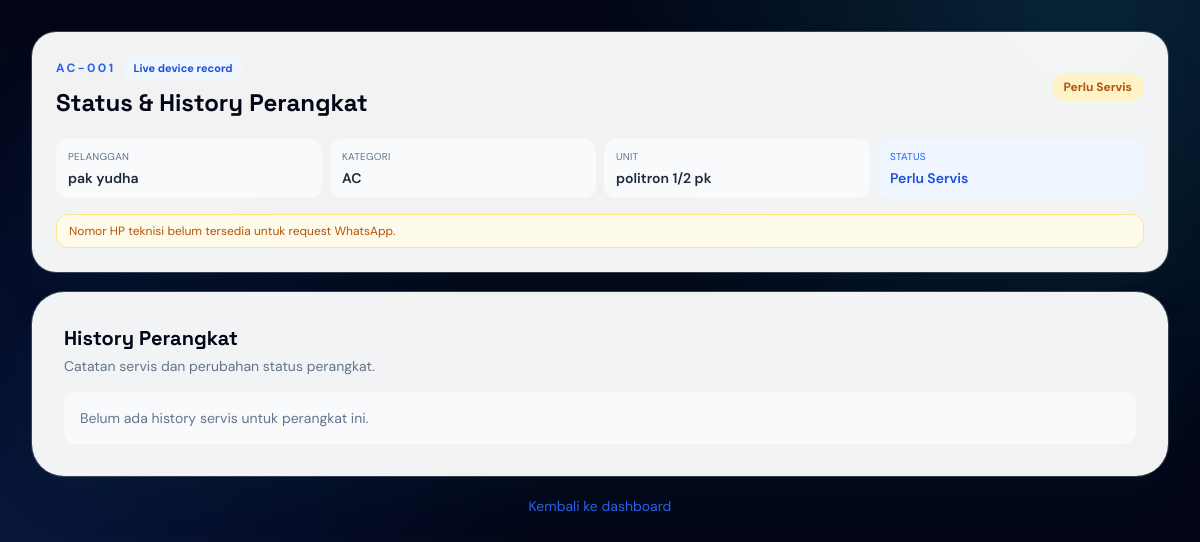
The page /unit/AC-001 on the database as committed earlier.
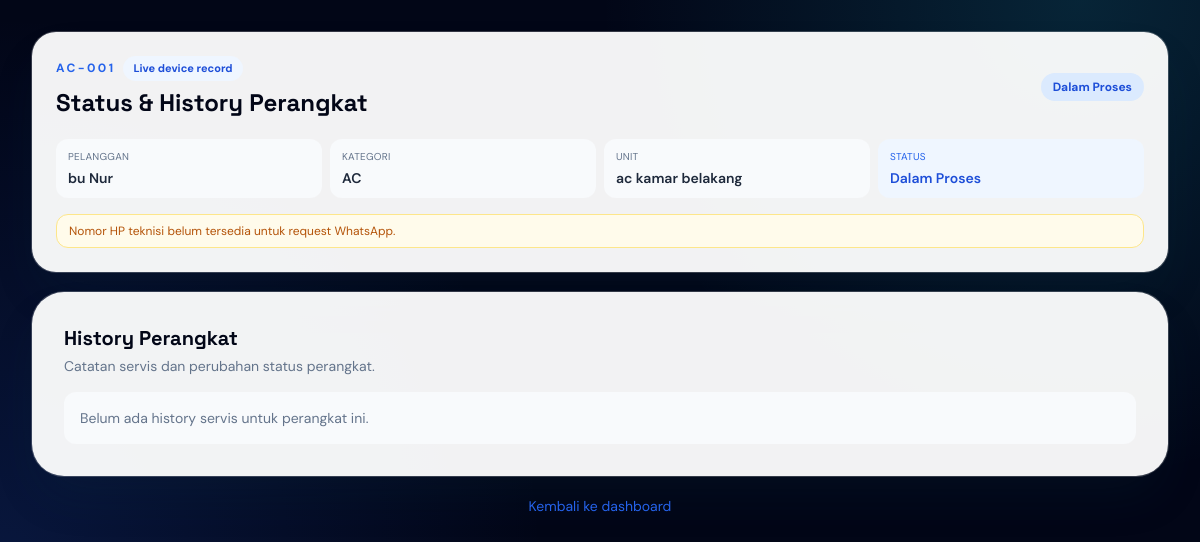
The same page on the database as committed later.
### tables this page shows
CREATE TABLE unit_servis (
            id INTEGER PRIMARY KEY AUTOINCREMENT,
            kode_unik TEXT UNIQUE,
            nama_pelanggan TEXT NOT NULL,
            no_hp TEXT,
            mode TEXT NOT NULL,
            unit TEXT NOT NULL,
            status TEXT NOT NULL,
            tgl_servis TEXT,
            tgl_next_servis TEXT
        );

### main.py (the view)
@app.get("/unit/{kode_unik}")
def lihat_unit(request: Request, kode_unik: str):
    conn = get_db_connection()
    unit = conn.execute("SELECT * FROM unit_servis WHERE kode_unik = ?", (kode_unik,)).fetchone()
    history = []
    foto_history = {}
    alamat_pelanggan = ""
    teknisi_phone = ""
    if unit:
        history = conn.execute(
            "SELECT * FROM history_servis WHERE unit_id = ? ORDER BY tanggal DESC, id DESC",
            (unit["id"],),
        ).fetchall()
        customer = conn.execute(
            "SELECT alamat FROM pelanggan WHERE lower(nama) = lower(?)",
            (unit["nama_pelanggan"],),
        ).fetchone()
        alamat_pelanggan = customer["alamat"] if customer and customer["alamat"] else "Belum ada alamat"
        if history:
            serviced_by = conn.execute(
                "SELECT no_hp FROM profil_teknisi WHERE username = ? OR username = ? LIMIT 1",
                (history[0]["nama_teknisi"], TECHNICIAN_USERNAME),
            ).fetchone()
            teknisi_phone = normalize_phone(serviced_by["no_hp"] if serviced_by else "")
        foto_rows = conn.execute(
            "SELECT history_id, jenis, nama_file FROM history_foto WHERE history_id IN (SELECT id FROM history_servis WHERE unit_id = ?)",
            (unit["id"],),
        ).fetchall()
        for foto in foto_rows:
            foto_history.setdefault(foto["history_id"], {}).setdefault(foto["jenis"], []).append(foto["nama_file"])
        for item in history:
            foto_history.setdefault(item["id"], {})
            if item["foto_before"] and not foto_history[item["id"]].get("before"):
                foto_history[item["id"]]["before"] = [item["foto_before"]]
            if item["foto_after"] and not foto_history[item["id"]].get("after"):
                foto_history[item["id"]]["after"] = [item["foto_after"]]
    conn.close()
    if not unit:
        return templates.TemplateResponse(
            request=request,
            name="aksi.html",
            context={"judul": "Perangkat Tidak Ditemukan", "pesan": "Kode QR tidak terdaftar.", "dashboard_url": get_dashboard_url(request)},
            status_code=404
        )
    request_text = (
        "Halo Teknisi, saya ingin request servis.\n"
        f"Nama pelanggan: {unit['nama_pelanggan']}\n"
        f"Alamat: {alamat_pelanggan}\n"
        f"Perangkat: {unit['unit']} ({unit['kode_unik']})\n"
        "Request servis: "
    )
    request_url = f"https://wa.me/{teknisi_phone}?text={quote(request_text)}" if teknisi_phone else None
    return templates.TemplateResponse(
        request=request,
        name="unit.html",
        context={
            "unit": unit,
            "history": history,
            "foto_history": foto_history,
            "is_teknisi": get_session_role(request) == "teknisi",
            "reminder": reminder_text(history[0]["servis_selanjutnya"] if history else None),
            "dashboard_url": get_dashboard_url(request),
            "request_url": request_url,
            "teknisi_phone_available": bool(teknisi_phone),
        },
    )

### templates/unit.html (shortened to what this page needs)
<!DOCTYPE html>
<html lang="id">
<head>
    <script src="https://cdn.tailwindcss.com"></script>
</head>
<body class="min-h-screen bg-slate-950 p-4 text-slate-900 md:p-8" style="font-family: 'DM Sans', sans-serif; background-image: radial-gradient(circle at 90% 0%, rgba(34,211,238,.15), transparent 30rem), radial-gradient(circle at 0% 70%, rgba(37,99,235,.18), transparent 34rem);">
    <main class="mx-auto max-w-6xl space-y-5">
        <section class="rounded-[1.5rem] bg-white/95 p-5 shadow-2xl shadow-cyan-950/20 ring-1 ring-white/20 md:p-6">
            <div class="flex flex-wrap items-center justify-between gap-3">
                <div class="min-w-0">
                    <div class="flex flex-wrap items-center gap-2">
                        <p class="text-xs font-bold uppercase tracking-[0.2em] text-blue-600">{{ unit.kode_unik }}</p>
                        <span class="rounded-full bg-blue-50 px-2.5 py-1 text-[11px] font-bold text-blue-700">Live device record</span>
                    </div>
                    <h1 class="mt-1.5 truncate text-xl font-bold text-slate-950 md:text-2xl" style="font-family: 'Space Grotesk', sans-serif;">Status &amp; History Perangkat</h1>
                </div>
                <span class="rounded-full px-3 py-1.5 text-xs font-bold {% if unit.status == 'Selesai' %}bg-emerald-100 text-emerald-700{% elif unit.status == 'Dalam Proses' %}bg-blue-100 text-blue-700{% else %}bg-amber-100 text-amber-700{% endif %}">{{ unit.status }}</span>
            </div>
            <div class="mt-5 grid grid-cols-2 gap-2 sm:grid-cols-4">
                <div class="rounded-xl bg-slate-50 px-3 py-2.5"><p class="text-[10px] uppercase tracking-wide text-slate-500">Pelanggan</p><p class="mt-1 truncate text-sm font-semibold text-slate-800">{{ unit.nama_pelanggan }}</p></div>
                <div class="rounded-xl bg-slate-50 px-3 py-2.5"><p class="text-[10px] uppercase tracking-wide text-slate-500">Kategori</p><p class="mt-1 truncate text-sm font-semibold text-slate-800">{{ unit.mode }}</p></div>
                <div class="rounded-xl bg-slate-50 px-3 py-2.5"><p class="text-[10px] uppercase tracking-wide text-slate-500">Unit</p><p class="mt-1 truncate text-sm font-semibold text-slate-800">{{ unit.unit }}</p></div>
                <div class="rounded-xl bg-blue-50 px-3 py-2.5"><p class="text-[10px] uppercase tracking-wide text-blue-600">Status</p><p class="mt-1 truncate text-sm font-semibold text-blue-700">{{ unit.status }}</p></div>
            </div>
            <div class="mt-4">
                {% if request_url %}
                <a href="{{ request_url }}" target="_blank" rel="noopener" class="inline-flex items-center gap-2 rounded-xl bg-emerald-600 px-3.5 py-2.5 text-sm font-semibold text-white shadow-lg shadow-emerald-600/20 transition hover:-translate-y-0.5 hover:bg-emerald-700">Request Servis via WhatsApp &#8594;</a>
                <p class="mt-1.5 text-xs text-slate-500">Pesan dikirim ke teknisi pada history terbaru.</p>
                {% else %}
                <p class="rounded-xl border border-amber-200 bg-amber-50 px-3 py-2 text-xs text-amber-700">Nomor HP teknisi belum tersedia untuk request WhatsApp.</p>
                {% endif %}
            </div>
        </section>
        <section class="rounded-[2rem] bg-white/95 p-6 shadow-2xl shadow-cyan-950/20 ring-1 ring-white/20 md:p-8">
            <div class="flex items-center justify-between gap-4 mb-4">
                <div>
                    <h2 class="text-xl font-bold text-slate-950" style="font-family: 'Space Grotesk', sans-serif;">History Perangkat</h2>
                    <p class="text-sm text-slate-500 mt-1">Catatan servis dan perubahan status perangkat.</p>
                </div>
            </div>
            {% if history %}
            <div class="overflow-x-auto">
                <table class="w-full min-w-[760px] overflow-hidden text-left text-sm">
                    <thead class="border-b border-slate-200 bg-slate-50 text-xs uppercase tracking-wide text-slate-500">
                        <tr>
                            <th class="px-3 py-3 font-semibold">Tanggal</th>
                            <th class="px-3 py-3 font-semibold">Item Servis</th>
                            <th class="px-3 py-3 font-semibold">Before</th>
                            <th class="px-3 py-3 font-semibold">After</th>
                            <th class="px-3 py-3 font-semibold">Nama Teknisi</th>
                            <th class="px-3 py-3 font-semibold">Servis Selanjutnya</th>
                            {% if is_teknisi %}<th class="px-3 py-3 font-semibold">Aksi</th>{% endif %}
                        </tr>
                    </thead>
                    <tbody class="divide-y divide-slate-100">
                        {% for item in history %}
                        <tr class="align-top">
                            <td class="px-3 py-4 whitespace-nowrap text-slate-600">{{ item.tanggal }}</td>
                            <td class="px-3 py-4 font-medium text-slate-800"><ul class="list-disc list-inside space-y-1">{% for service_item in item.item_servis.split('\n') %}<li>{{ service_item }}</li>{% endfor %}</ul></td>
                            <td class="px-3 py-4 text-slate-600"><p>{{ item.kondisi_before }}</p><div class="flex flex-wrap gap-2 mt-2">{% for foto in foto_history.get(item.id, {}).get('before', []) %}<a href="/uploads/{{ foto }}" target="_blank"><img src="/uploads/{{ foto }}" alt="Foto before" class="w-16 h-16 object-cover rounded-lg border border-slate-200"></a>{% endfor %}</div></td>
                            <td class="px-3 py-4 text-slate-600"><p>{{ item.kondisi_after }}</p><div class="flex flex-wrap gap-2 mt-2">{% for foto in foto_history.get(item.id, {}).get('after', []) %}<a href="/uploads/{{ foto }}" target="_blank"><img src="/uploads/{{ foto }}" alt="Foto after" class="w-16 h-16 object-cover rounded-lg border border-slate-200"></a>{% endfor %}</div></td>
                            <td class="px-3 py-4 text-slate-600">{{ item.nama_teknisi }}</td>
                            <td class="px-3 py-4 text-slate-600">{{ item.servis_selanjutnya }}</td>
                            {% if is_teknisi %}<td class="px-3 py-4"><a href="/unit/{{ unit.kode_unik }}/history/{{ item.id }}/edit" class="inline-flex items-center rounded-lg border border-slate-300 px-2.5 py-1 text-xs font-semibold text-slate-700 hover:bg-slate-50">Edit</a></td>{% endif %}
                        </tr>
                        {% endfor %}
                    </tbody>
                </table>
            </div>
            {% else %}
            <p class="rounded-xl bg-slate-50 p-4 text-sm text-slate-500">Belum ada history servis untuk perangkat ini.</p>
            {% endif %}
        </section>
        <a href="{{ dashboard_url|default('/') }}" class="block text-center text-sm text-blue-600 hover:underline">Kembali ke dashboard</a>
    </main>
</body>
</html>

Rows that differ between the two databases and show on the page:
changed unit_servis "AC": status "Perlu Servis" → "Dalam Proses"; nama_pelanggan "pak yudha" → "bu Nur"; unit "politron 1/2 pk" → "ac kamar belakang"
